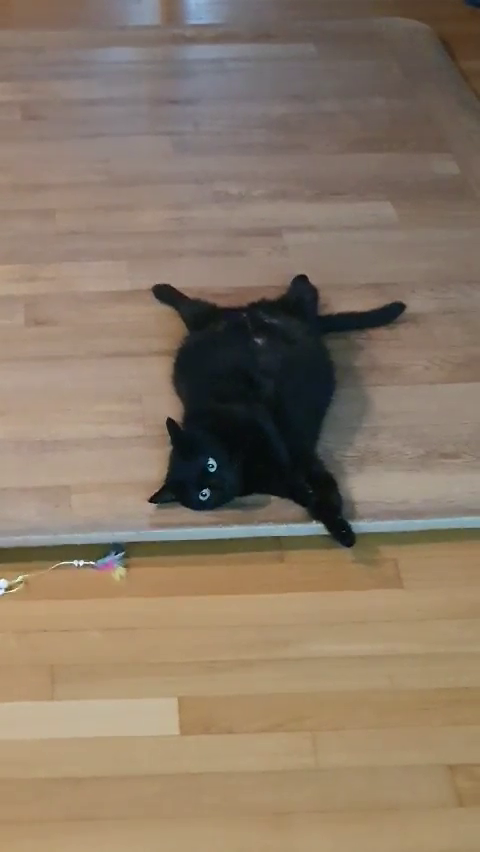
#> input picture frame 25 of video/dami.mp4, 480 x 852 px
$ python cv39_1_filter_test.py
#> lines starting #> are read from the running program, lines starting #| are printed output that depends on the picture; after the words box and inside, x2 and y2 are one past the last pixel; in counts of white or black regions, pixels touching at a corner belong together
#> further down, frame is the input picture: shape (852, 480, 3); mean B, G, R 103.1, 121.2, 137.8
# 고양이 영상 필터효과 넣어서 동영상 저장하기
import sys, cv2, numpy as np

cap = cv2.VideoCapture('./video/dami.mp4')
if not cap.isOpened():
    print('Video open failed')
    sys.exit()

w = round(cap.get(cv2.CAP_PROP_FRAME_WIDTH))
h = round(cap.get(cv2.CAP_PROP_FRAME_HEIGHT))
fps = cap.get(cv2.CAP_PROP_FPS)

fourcc = cv2.VideoWriter_fourcc(*'DIVX')
print(fourcc)

out1 = cv2.VideoWriter('./video/outDami1.mp4',fourcc, fps, (w,h))
out2 = cv2.VideoWriter('./video/outDami2.mp4',fourcc, fps, (w,h))

if not out1.isOpened():
    print('File open failed')
    cap.release()
    sys.exit()
if not out2.isOpened():
    print('File open failed')
    cap.release()
    sys.exit()

# 만화필터
def filter_1(img):
    h, w = img.shape[:2]
#> h = 852; w = 480
    small_img = cv2.resize(img, (w//2, h//2))

    blur = cv2.bilateralFilter(small_img, -1, 20, 8)
    edge = 255-cv2.Canny(small_img, 80, 130)  # Canny()를 적용하면 그레이스케일로 변한다.
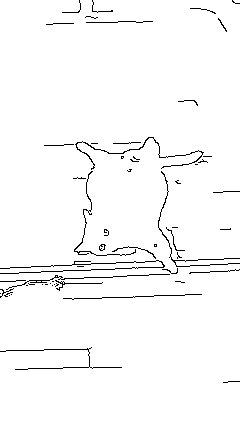
#> edge: shape (426, 240); 97.6% white; black in thin lines or dots, all inside (x1, y1, x2, y2) = (0, 0, 240, 383)
    edge = cv2.cvtColor(edge, cv2.COLOR_GRAY2BGR) # 다시 BGR로 변경
    dst = cv2.bitwise_and(blur, edge)
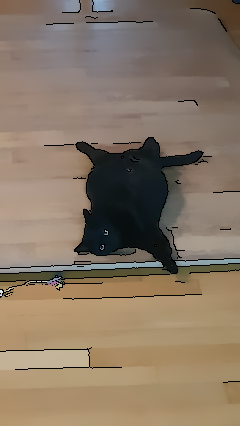
#> dst: shape (426, 240, 3); mean B, G, R 101, 118.7, 135.2

    # dst = cv2.resize(dst, (w,h)) # 원래 사이즈로 변환
    dst = cv2.resize(dst, (w,h), interpolation=cv2.INTER_NEAREST) # 보간법이용. 더 거친 영상
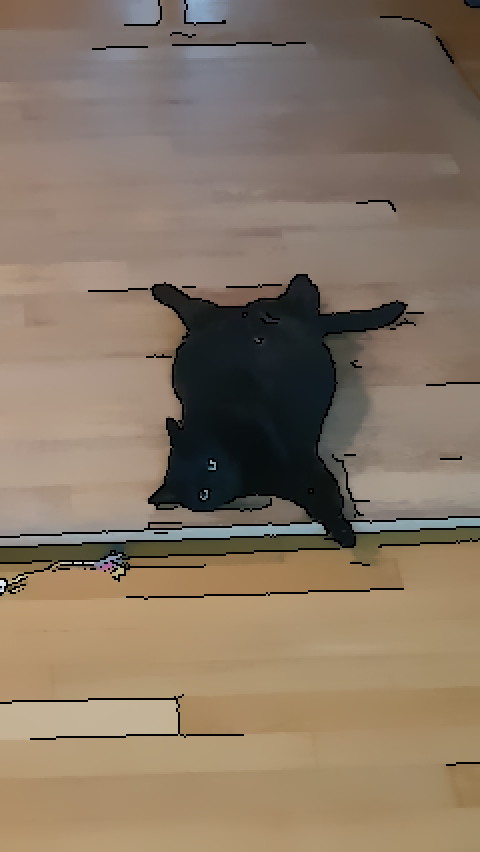
#> dst: shape (852, 480, 3); mean B, G, R 101, 118.7, 135.2

    return dst

# 스케치필터
def filter_2(img):
    gray = cv2.cvtColor(img, cv2.COLOR_BGR2GRAY)
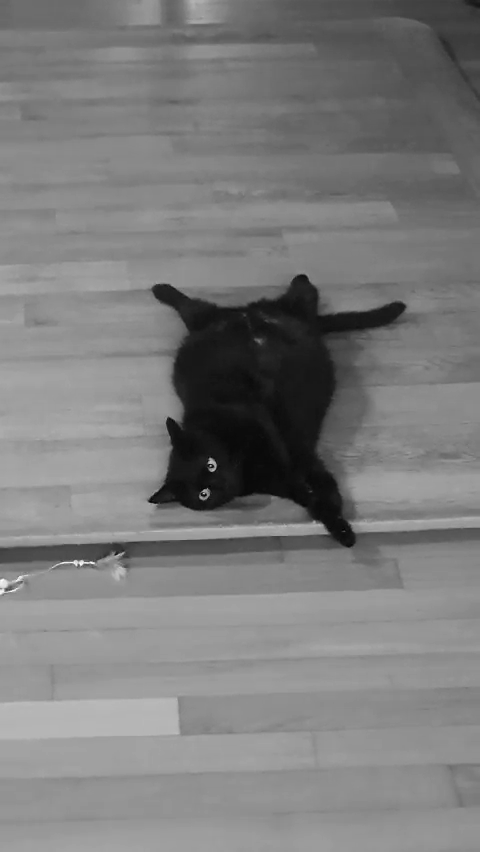
#> gray: shape (852, 480); min 2, max 254, mean 124.1
    blur = cv2.GaussianBlur(gray, (0,0), 3)
#> blur: shape (852, 480)
    dst = cv2.divide(gray, blur, scale=255)
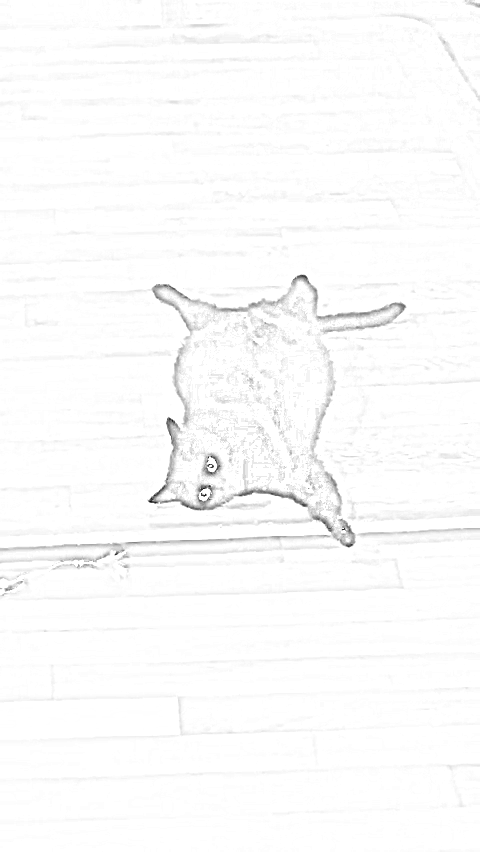
#> dst: shape (852, 480); min 9, max 255, mean 251.7
    dst = cv2.cvtColor(dst, cv2.COLOR_GRAY2BGR)
#> dst: shape (852, 480, 3)

    return dst

while True:
    ret, frame = cap.read()
    if not ret:
        break

    frame1 = filter_1(frame)
    frame2 = filter_2(frame)

    out1.write(frame1)
    out2.write(frame2)

    cv2.imshow('frame1', frame1)
    cv2.imshow('frame2', frame2)

    if cv2.waitKey(10) == 27: #ESC
#> (key Esc is pressed here)
        break

out1.release()
out2.release()
cap.release()
cv2.destroyAllWindows()

$ run again, starting later in the video
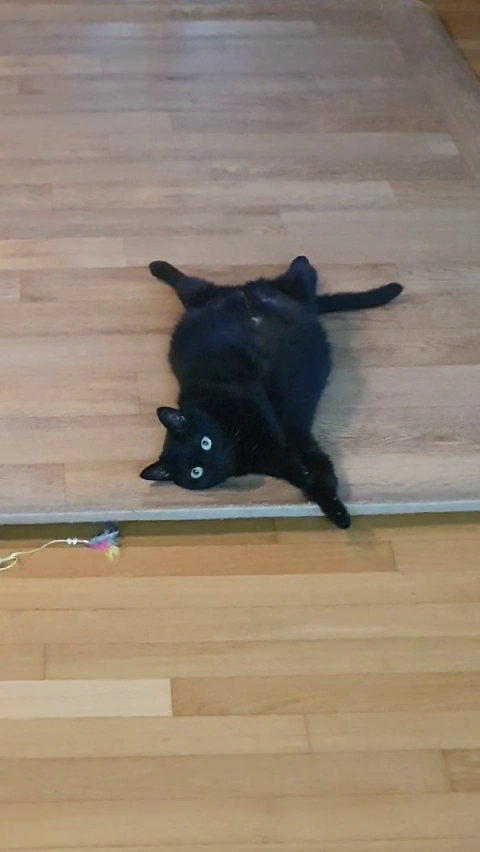
#> input picture frame 113 of video/dami.mp4, 480 x 852 px
#> frame is the input picture: shape (852, 480, 3); mean B, G, R 115.2, 131.3, 146.1
#> in filter_1, `edge = 255-cv2.Canny(small_img, 80, 130)`:
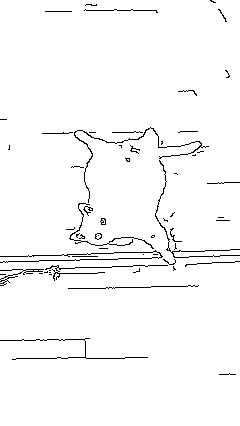
#> edge: shape (426, 240); 97.4% white; black in thin lines or dots, all inside (x1, y1, x2, y2) = (0, 0, 240, 375)
#> in filter_2, `dst = cv2.divide(gray, blur, scale=255)`:
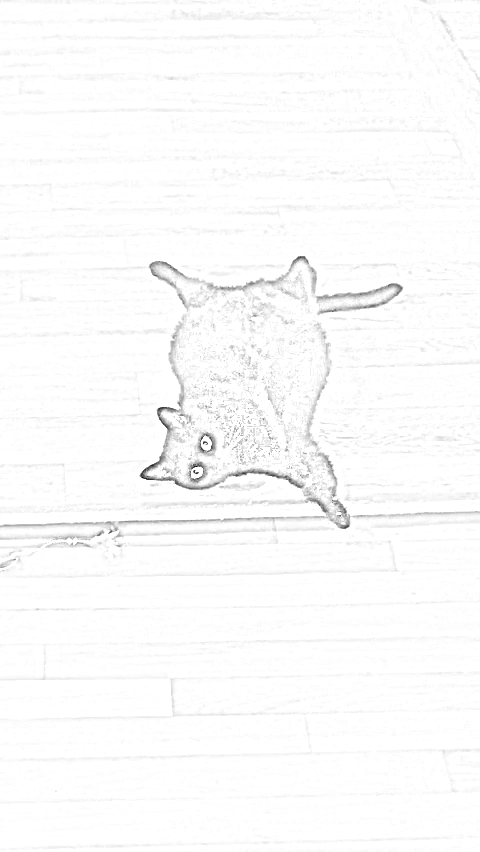
#> dst: shape (852, 480); min 9, max 255, mean 251.3

$ run again, starting later in the video
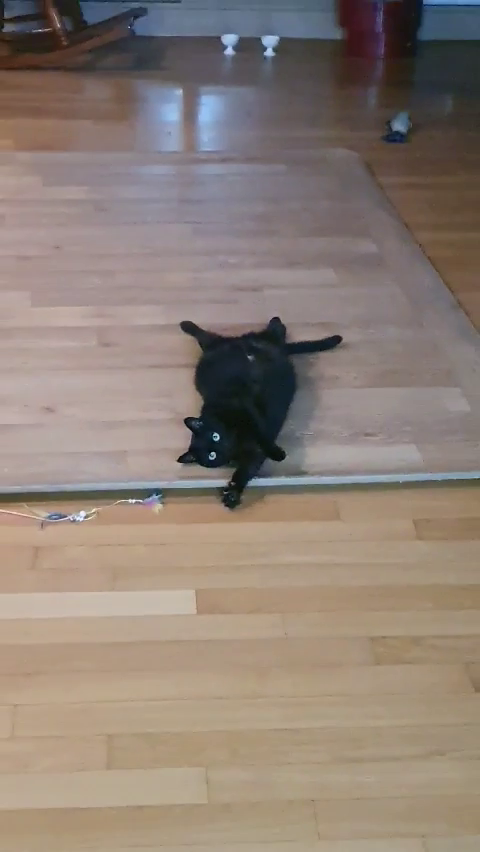
#> input picture frame 201 of video/dami.mp4, 480 x 852 px
#> frame is the input picture: shape (852, 480, 3); mean B, G, R 118.6, 128.1, 141.7
#> in filter_1, `edge = 255-cv2.Canny(small_img, 80, 130)`:
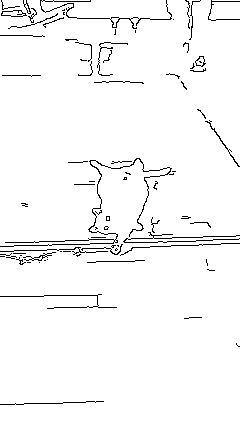
#> edge: shape (426, 240); 96.8% white; black in thin lines or dots
#> in filter_2, `dst = cv2.divide(gray, blur, scale=255)`:
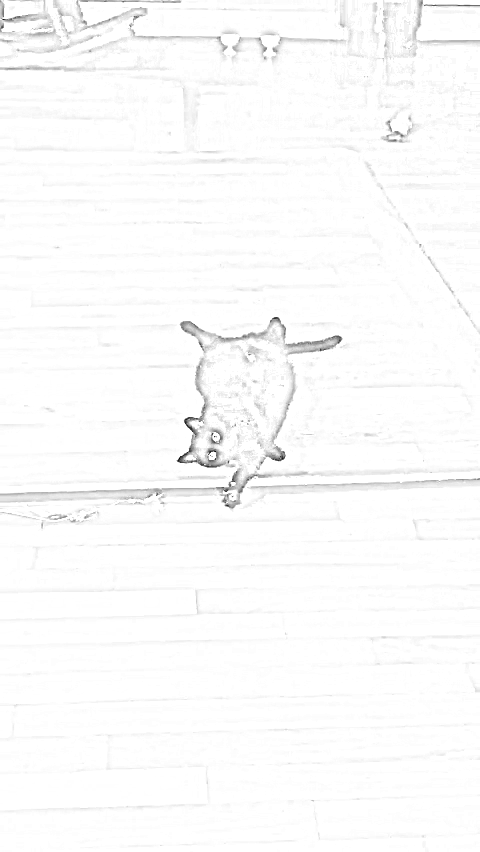
#> dst: shape (852, 480); min 3, max 255, mean 251.5
